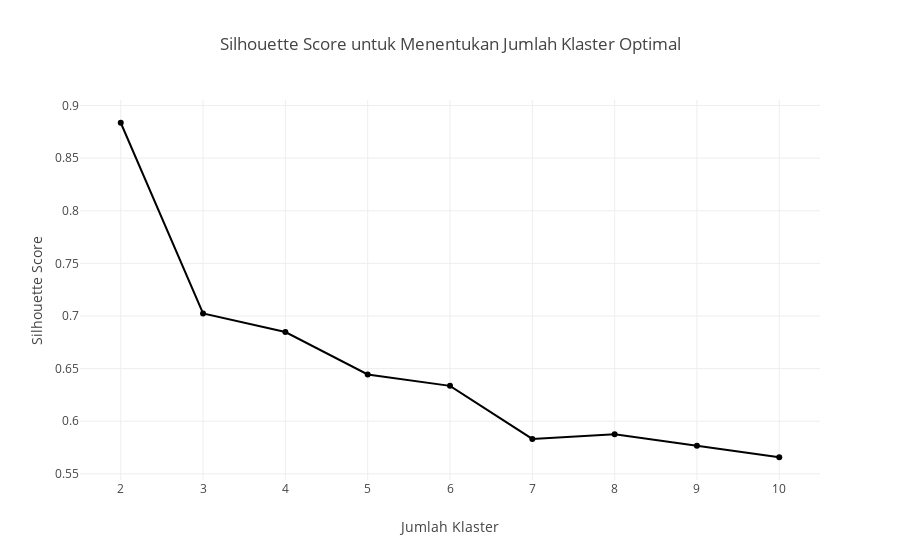

The notebook cell this image was saved under:
### Code cell
# Plotting Silhouette Scores using Plotly Express
fig = px.line(x=range(2, 11), y=silhouette_scores, markers=True, title='Silhouette Score untuk Menentukan Jumlah Klaster Optimal')
fig.update_layout(
    xaxis_title='Jumlah Klaster',
    yaxis_title='Silhouette Score',
    xaxis=dict(tickmode='linear')
)
fig.show()

### Figure 1 — Plotly figure (JSON) as saved in the notebook; plotly's stock layout.template omitted (floating-point values rounded to 4 significant figures)
{"data": [{"hovertemplate": "x=%{x}<br>y=%{y}<extra></extra>", "legendgroup": "", "line": {"color": "#000001", "dash": "solid"}, "marker": {"symbol": "circle"}, "mode": "lines+markers", "name": "", "orientation": "v", "showlegend": false, "type": "scatter", "x": [2, 3, 4, 5, 6, 7, 8, 9, 10], "xaxis": "x", "y": [0.8836, 0.7025, 0.6847, 0.6445, 0.6336, 0.5832, 0.5877, 0.5766, 0.5658], "yaxis": "y"}], "layout": {"legend": {"tracegroupgap": 0}, "title": {"text": "Silhouette Score untuk Menentukan Jumlah Klaster Optimal"}, "xaxis": {"anchor": "y", "domain": [0, 1], "tickmode": "linear", "title": {"text": "Jumlah Klaster"}}, "yaxis": {"anchor": "x", "domain": [0, 1], "title": {"text": "Silhouette Score"}}}}
